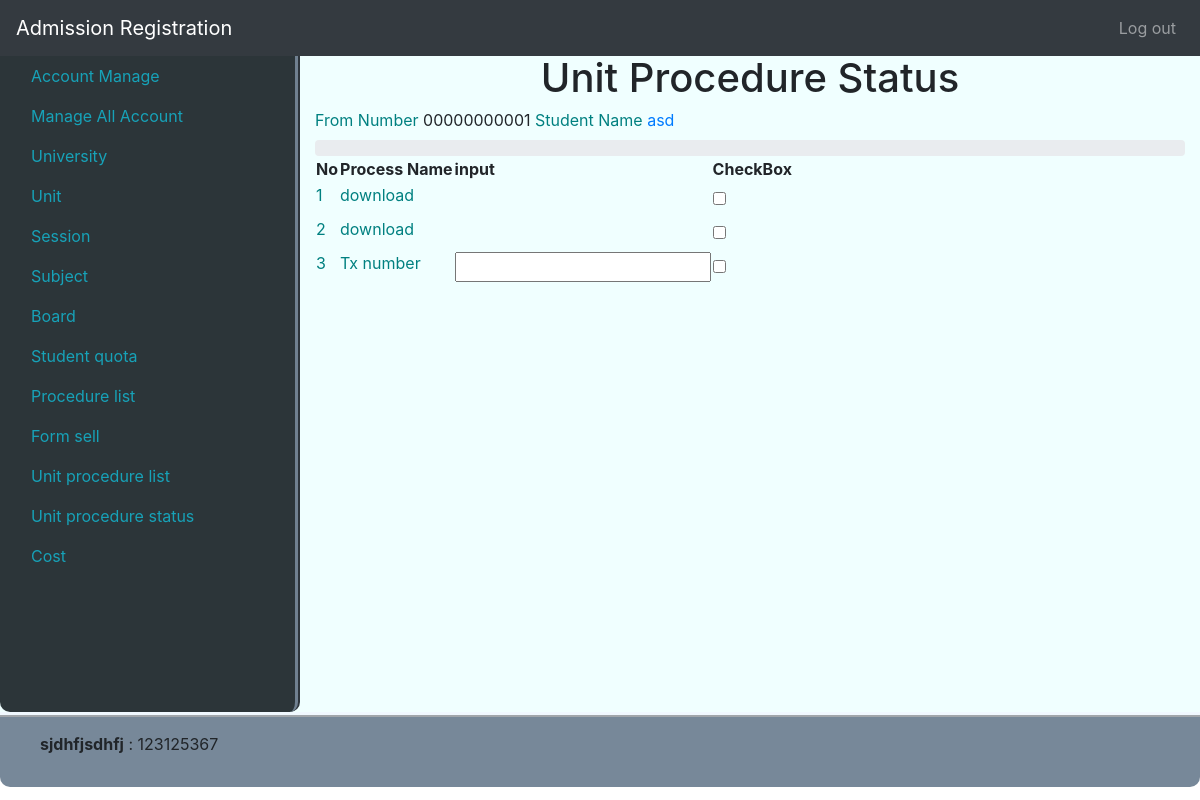
Page /UnitProcedureStatus/main/14 (signed in) on the earlier database version.
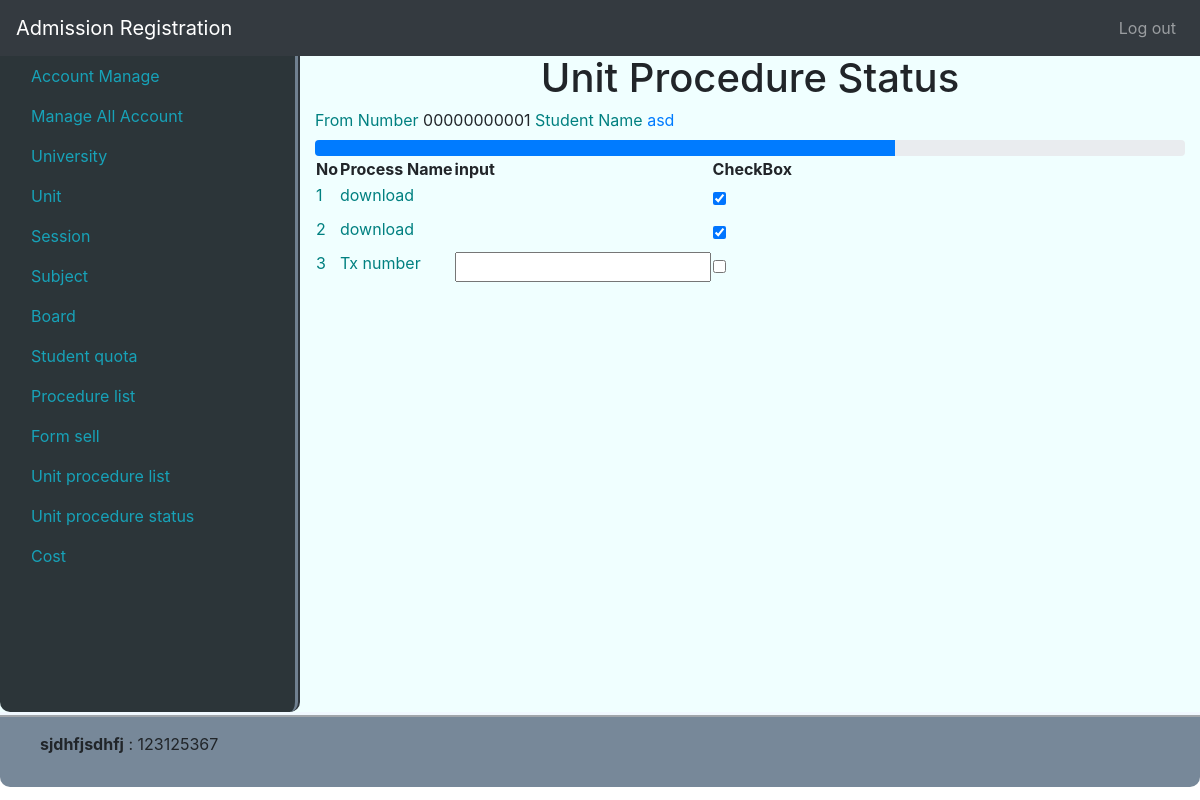
Same page on the later database version.
### tables this page shows
CREATE TABLE `form_sell` (
  `id` int(11) NOT NULL,
  `student_id` int(11) NOT NULL,
  `unit_id` int(11) NOT NULL,
  `serial_number` int(11) UNSIGNED ZEROFILL NOT NULL,
  `is_approve` tinyint(1) NOT NULL,
  `modified_by` int(11) NOT NULL,
  `modified_at` timestamp NOT NULL DEFAULT CURRENT_TIMESTAMP ON UPDATE CURRENT_TIMESTAMP
);

CREATE TABLE `student` (
  `id` int(11) NOT NULL,
  `user_id` int(11) NOT NULL,
  `father_name` varchar(40) NOT NULL,
  `mother_name` varchar(40) NOT NULL,
  `present_street_village` varchar(256) NOT NULL,
  `present_post_code` int(4) NOT NULL,
  `present_Upozilla_thana` varchar(20) NOT NULL,
  `present_district` varchar(20) NOT NULL,
  `present_division` varchar(20) NOT NULL,
  `permanent_street_village` varchar(256) NOT NULL,
  `permanent_post_code` int(4) NOT NULL,
  `permanent_Upozilla_thana` varchar(20) NOT NULL,
  `permanent_district` varchar(20) NOT NULL,
  `permanent_division` varchar(20) NOT NULL,
  `gender` int(1) NOT NULL,
  `mobile` int(11) NOT NULL,
  `alternative_mobile` int(11) NOT NULL,
  `father_mobile` int(11) NOT NULL,
  `ssc_board_id` int(11) NOT NULL,
  `ssc_year` int(4) NOT NULL,
  `ssc_registration_number` int(11) NOT NULL,
  `ssc_roll_number` int(11) NOT NULL,
  `ssc_gpa` varchar(5) NOT NULL,
  `hsc_board_id` int(11) NOT NULL,
  `hsc_year` int(4) NOT NULL,
  `hsc_registration_number` int(11) NOT NULL,
  `hsc_roll_number` int(11) NOT NULL,
  `hsc_gpa` varchar(5) NOT NULL,
  `modified_by` int(11) NOT NULL,
  `modified_at` timestamp NOT NULL DEFAULT CURRENT_TIMESTAMP ON UPDATE CURRENT_TIMESTAMP
);

CREATE TABLE `users` (
  `id` int(11) NOT NULL,
  `full_name` varchar(256) NOT NULL,
  `user_name` varchar(20) NOT NULL,
  `password` varchar(256) NOT NULL,
  `user_role` enum('admin','manager','data_entry','student') NOT NULL,
  `account_status` tinyint(1) NOT NULL,
  `modified_by` int(11) NOT NULL,
  `modified_at` timestamp NOT NULL DEFAULT CURRENT_TIMESTAMP ON UPDATE CURRENT_TIMESTAMP
);

CREATE TABLE `unit_procedure_status` (
  `id` int(11) NOT NULL,
  `form_sell_id` int(11) NOT NULL,
  `unit_procedure_list_id` int(11) NOT NULL,
  `value` varchar(256) DEFAULT NULL,
  `modified_by` int(11) NOT NULL,
  `modified_at` timestamp NOT NULL DEFAULT CURRENT_TIMESTAMP ON UPDATE CURRENT_TIMESTAMP
);

CREATE TABLE `unit_procedure_list` (
  `id` int(11) NOT NULL,
  `unit_id` int(11) NOT NULL,
  `procedure_list_id` int(11) NOT NULL,
  `procedure_serial` int(3) NOT NULL,
  `is_text` tinyint(1) NOT NULL,
  `cost` int(11) NOT NULL,
  `modified_by` int(11) NOT NULL,
  `modified_at` timestamp NOT NULL DEFAULT CURRENT_TIMESTAMP ON UPDATE CURRENT_TIMESTAMP
);

CREATE TABLE `procedure_list` (
  `id` int(11) NOT NULL,
  `name` varchar(256) NOT NULL,
  `modified_by` int(11) NOT NULL,
  `modified_at` timestamp NOT NULL DEFAULT CURRENT_TIMESTAMP ON UPDATE CURRENT_TIMESTAMP
);

### system/libs/Load.php (called while the page is built, shortened)
<?php
class Load
{
    public function view($fileName, $data = false)
    {
    include 'app/views/'.$fileName.'.php';
    }
    public function model($modelName){
        return new $modelName();
    }
}

### index.php (called while the page is built, shortened)
<?php
$mail = new Main();

### system/libs/Database.php (called while the page is built, shortened)
<?php
class Database extends PDO {
    public function select($sql, $data = array(), $fetchStyle = PDO::FETCH_ASSOC){
        $stmt = $this->prepare($sql);
        $stmt->execute();
        return $stmt->fetchAll($fetchStyle);
    }
}

### app/models/SimpleModel.php (called while the page is built, shortened)
<?php
class SimpleModel extends MainModel {
    public function getAll($table, $cond = false){
        if($cond){
            $sql = "SELECT * FROM $table WHERE $cond";
        }else{
            $sql = "SELECT * FROM $table";
        }
        return $this->db->select($sql);
    }
}

### system/libs/MainController.php (called while the page is built, shortened)
<?php
class MainController
{
    public function __construct()
    {
        $this->load = new Load();
    }
}

### system/libs/MainModel.php (called while the page is built, shortened)
<?php
class MainModel{
    public function __construct(){
        $dsn = 'mysql:dbname=se_addmission; host=localhost';
        $user = 'root';
        $pass = '';
        $this->db = new Database($dsn,$user,$pass);
    }
}

### app/models/StudentModel.php (called while the page is built, shortened)
<?php
class StudentModel extends MainModel {
    public function getStudentNameByFormId($formId){
        $sql = "SELECT student.id, users.full_name FROM form_sell
                INNER JOIN student ON student.id = form_sell.student_id
                INNER JOIN users ON student.user_id = users.id
                WHERE form_sell.id = $formId";
        return $this->db->select($sql);
    }
}

### app/models/UnitProcedureModel.php (called while the page is built, shortened)
<?php
class UnitProcedureModel extends MainModel{
    public function getAllProcedureByFormId($formId){
        $sql = "SELECT unit_procedure_status.id, unit_procedure_list.procedure_serial, procedure_list.name,
                unit_procedure_list.is_text, unit_procedure_status.value
                FROM unit_procedure_status
                INNER JOIN unit_procedure_list ON unit_procedure_list.id = unit_procedure_status.unit_procedure_list_id
                INNER JOIN procedure_list on unit_procedure_list.procedure_list_id = procedure_list.id
                WHERE unit_procedure_status.form_sell_id = $formId
                ORDER BY unit_procedure_list.procedure_serial ASC";
        return $this->db->select($sql);
    }
}

### app/views/admin/unit_procedure_status.php (the view, shortened to what this page needs)
<div class="col-9">
    <h1 style="text-align: center">Unit Procedure Status</h1>
    <label>From Number</label>
    <lable><?php echo $data['formSerial'][0]['serial_number'];?></lable>
    <label>Student Name</label>
    <lable><a href="<?php echo BASE_URL?>/StudentDetail/main/<?php echo $data['formSerial'][0]['student_id']?>"><?php echo $data['studentName'][0]['full_name']?></a></lable>
    <div class="progress">
        <?php
        $c = count($data['table']);
        $i = 0;
        foreach ($data['table'] as $key => $value){
            if($value['value'] != null){
                $i++;
            }
        }
        echo '<div class="progress-bar" role="progressbar" style="width: '.($i*100)/$c.'%" aria-valuenow="'.($i*100)/$c.'" aria-valuemin="0" aria-valuemax="'.$c.'"></div>';
        ?>
    </div>
    <div class="table-responsive">
        <table>
            <thead>
                <tr>
                    <th>No</th>
                    <th>Process Name</th>
                    <th>input</th>
                    <th>CheckBox</th>
                </tr>
            </thead>
            <tbody>
                <?php foreach ($data['table'] as $key => $value){?>
                <tr>
                    <form action="<?php echo BASE_URL?>/UnitProcedureStatus/update" method="post">
                        <td><label name="lbl_serial"><?php echo $value['procedure_serial']?></label></td>
                        <td><label name="lbl_name"><?php echo $value['name']?></label></td>
                        <td>
                            <input type="text" name="txt_input" value="<?php if($value['value'] != null){echo $value['value'];}?>" <?php if($value['is_text'] == '0'){echo 'style="display: none"';}?>>
                        </td>
                        <td>
                            <input type="checkbox" name="checkbox" <?php if($value['value'] != null){echo "checked";}?> onchange="select_checkbox(this);">
                        </td>
                    </form>
                </tr>
                <?php }?>
            </tbody>
        </table>
    </div>
</div>

### system/libs/Main.php (shortened to what this page needs)
<?php
class Main
{
    public $url;
    public $controllerName = "Index";
    public $controllerPath = "app/controllers/";
    public $controller;
    public function __construct()
    {
        $this->callMethod();
    }
    public function getUrl(){
        $this->url = isset($_GET['url']) ? $_GET['url'] : NULL;
        if($this->url != NULL) {
            $this->url = rtrim($this->url, '/');
            $this->url = explode("/", $this->url );
        }
        else {
            unset($this->url);
        }
    }
    public function loadConrtroller(){
        if(!isset($this->url[0])){
            require $this->controllerPath. $this->controllerName.".php";
            $this->controller = new $this->controllerName();
        }else{
            $this->controllerName = $this->url[0];
            $fileName = $this->controllerPath . $this->controllerName .".php";
            if(file_exists($fileName)){
                if(class_exists($this->controllerName)){
                    $this->controller = new $this->controllerName();
                }else{
                    header("Location: ".BASE_URL."/Index");
                }
            }else{
                header("Location: ".BASE_URL."/Index");
            }
        }
    }
    public function callMethod(){
        if(isset($this->url[2])){
            $this->methodName = $this->url[1];
            if(method_exists($this->controller, $this->methodName)){
                $this->controller->{$this->methodName}($this->url[2]);
            }else{
                header("Location: ".BASE_URL."/Index");
            }
        }
    }
}

### app/controllers/UnitProcedureStatus.php (shortened to what this page needs)
<?php
    class UnitProcedureStatus extends MainController{
    public function main($formId = false){
        if($formId != false){
            $pageName = ['pageName' => 'Procedure Status'];
            $simpleModel = $this->load->model('SimpleModel');
            $studentModel = $this->load->model('StudentModel');
            $unitProcedureModel = $this->load->model('UnitProcedureModel');
            $cond = "id = $formId";
            $data['formSerial'] = $simpleModel->getAll('form_sell', $cond);
            $data['studentName'] = $studentModel->getStudentNameByFormId($formId);
            $data['table'] = $unitProcedureModel->getAllProcedureByFormId($formId);
            $this->load->view('partials/header', $pageName);
            $this->load->view('admin/unit_procedure_status',$data);
            $this->load->view('partials/footer');
        }else{
            header('Location:'.BASE_URL);
        }
    }
}

### app/views/partials/header.php (shortened to what this page needs)
<!DOCTYPE html>
<html>
<head>
    <link rel="stylesheet" href="http://localhost/se_addmission/vendors/css/bootstrap.min.css">
    <link rel="stylesheet" href="http://localhost/se_addmission/vendors/css/jquery.dataTables-1.10.16.min.css" />
    <link rel="stylesheet" href="http://localhost/se_addmission/vendors/css/site.css">
</head>
<body>
    <nav class="container-fluid navbar navbar-expand navbar-dark bg-dark">
        <a class="navbar-brand" href="#">Admission Registration</a>
        <div class="collapse navbar-collapse" id="navbarSupportedContent">
            <ul class="navbar-nav ml-auto">
                <li class="nav-item">
                        <a class="nav-link" href="<?php echo BASE_URL?>/Login/logout">Log out</a>
                </li>
            </ul>
        </div>
    </nav>
<div class="container-fluid" id="content" >
    <div class="row">
        <div class="col-3" id="sidebar">
            <ul class="nav nav-pills flex-column">
                <li class="nav-item">
                    <a href="<?php echo BASE_URL?>/AccountManage" class="nav-link">Account Manage</a>
                </li>
                <li class="nav-item">
                    <a href="<?php echo BASE_URL?>/manageallaccount" class="nav-link">Manage All Account</a>
                </li>
                <li class="nav-item">
                    <a href="<?php echo BASE_URL?>/university" class="nav-link">University</a>
                </li>
                <li class="nav-item">
                    <a href="<?php echo BASE_URL?>/unit" class="nav-link">Unit</a>
                </li>
                <li class="nav-item">
                    <a href="<?php echo BASE_URL?>/usession" class="nav-link">Session</a>
                </li>
                <li class="nav-item">
                    <a href="<?php echo BASE_URL?>/subject" class="nav-link">Subject</a>
                </li>
                <li class="nav-item">
                    <a href="<?php echo BASE_URL?>/board" class="nav-link">Board</a>
                </li>
                <li class="nav-item">
                    <a href="<?php echo BASE_URL?>/Quota" class="nav-link">Student quota</a>
                </li>
                <li class="nav-item">
                    <a href="<?php echo BASE_URL?>/procedureList" class="nav-link">Procedure list</a>
                </li>
                <li class="nav-item">
                    <a href="<?php echo BASE_URL?>/formsell" class="nav-link">Form sell</a>
                </li>
                <li class="nav-item">
                    <a href="<?php echo BASE_URL?>/unitprocedurelist" class="nav-link">Unit procedure list</a>
                </li>
                <li class="nav-item">
                    <a href="#" class="nav-link">Unit procedure status</a>
                </li>
                <li class="nav-item">
                    <a href="#" class="nav-link">Cost</a>
                </li>
            </ul>
        </div>

### app/views/partials/footer.php
        </div>
    </div>
    <footer class="footer">
        <div class="container-fluid">
            <ul class="footer-list">
                <li><b>sjdhfjsdhfj</b> : 123125367</li>
            </ul>
        </div>
</footer>
</body>

Differences in the rows shown:
changed unit_procedure_status (number 1 of 3 on the later page): value "☐" → "☑"
changed unit_procedure_status (number 2 of 3 on the later page): value "☐" → "☑"
